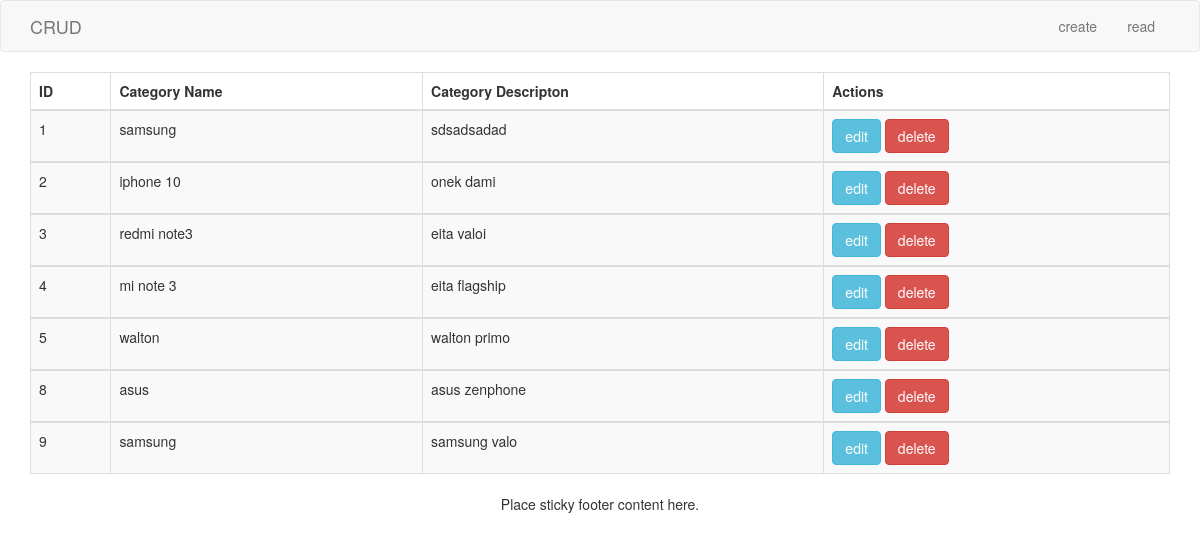
The app's page /crud/view_data/ with its own data.
### crud/models.py (models this page shows)
class Category(models.Model):
    category_name = models.CharField(max_length=30)
    category_description = models.CharField(max_length=30)
    publication = models.CharField(max_length=2)

### crud/views.py (the view)
# urls.py: path('view_data/', views.view_data, name='view_data'),
def view_data(request):
    category_view = Category.objects.all()
    return render(request, 'crud/category.html', {'categories': category_view})

### crud/templates/crud/category.html
{% extends 'home.html' %}
{% block content %}
<div class="container-fluid">
    <table class="table table-striped table-bordered bootstrap-datatable datatable">
        <thead>
            <tr>
                <th>ID</th>
                <th>Category Name</th>
                <th>Category Descripton</th>
                <th>Actions</th>
            </tr>
        </thead>
      {% for category in categories %}
        <tbody>
          <tr>
              <td>{{ category.id }}</td>
              <td class="center">{{ category.category_name }}</td>
              <td class="center">{{ category.category_description }}</td>
              <td class="center">
                <a class="btn btn-info" href="{% url 'update_data' category.id %}">
                    edit
                </a>
                <a class="btn btn-danger" href="{% url 'delete_data' category.id %}">
                    delete
                </a>
            </td>
          </tr>
        </tbody>
     {% endfor %}
    </table>
</div>
{% endblock %}

### crud/templates/crud/home.html (shortened to what this page needs)
<!DOCTYPE html>
<html lang="en" dir="ltr">
  <head>
    <link rel="stylesheet" href="https://maxcdn.bootstrapcdn.com/bootstrap/3.3.7/css/bootstrap.min.css">
  </head>
  <body>
    <nav class="navbar navbar-default">
  <div class="container">
    <div class="navbar-header">
      <a class="navbar-brand" href="#">CRUD</a>
    </div>
    <div class="collapse navbar-collapse" id="bs-example-navbar-collapse-1">
      <ul class="nav navbar-nav navbar-right">
        <li><a href="{% url 'form' %}">create</a></li>
        <li><a href="{% url 'view_data' %}">read</a></li>
      </ul>
    </div>
  </div>
</nav>
<div class="container-fluid">
  {% block content %}
  {% endblock %}
</div>
  <div class="container">
  <p class="text-center">Place sticky footer content here.</p>
  </div>
</body>
</html>

### records on screen
Category: id "1", category_name "samsung", category_description "sdsadsadad"
Category: id "2", category_name "iphone 10", category_description "onek dami"
Category: id "3", category_name "redmi note3", category_description "eita valoi"
Category: id "4", category_name "mi note 3", category_description "eita flagship"
Category: id "5", category_name "walton", category_description "walton primo"
Category: id "8", category_name "asus", category_description "asus zenphone"
Category: id "9", category_name "samsung", category_description "samsung valo"
